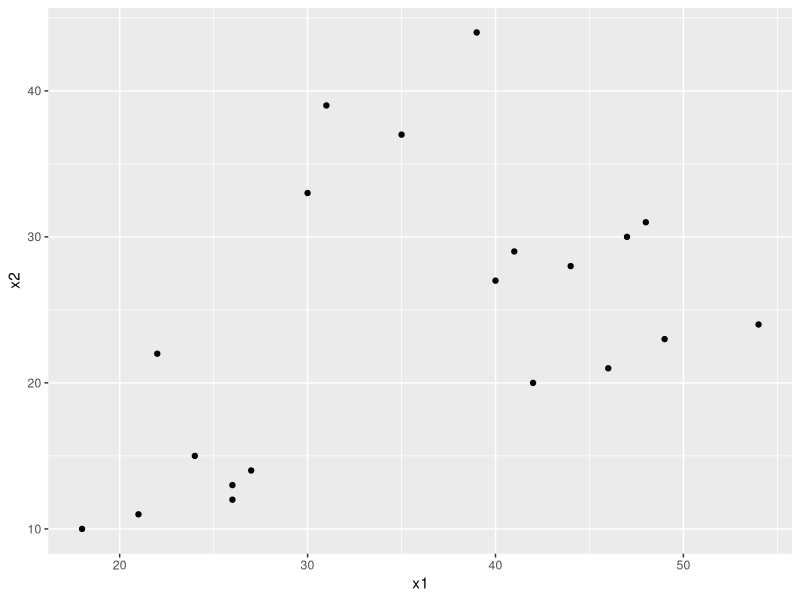
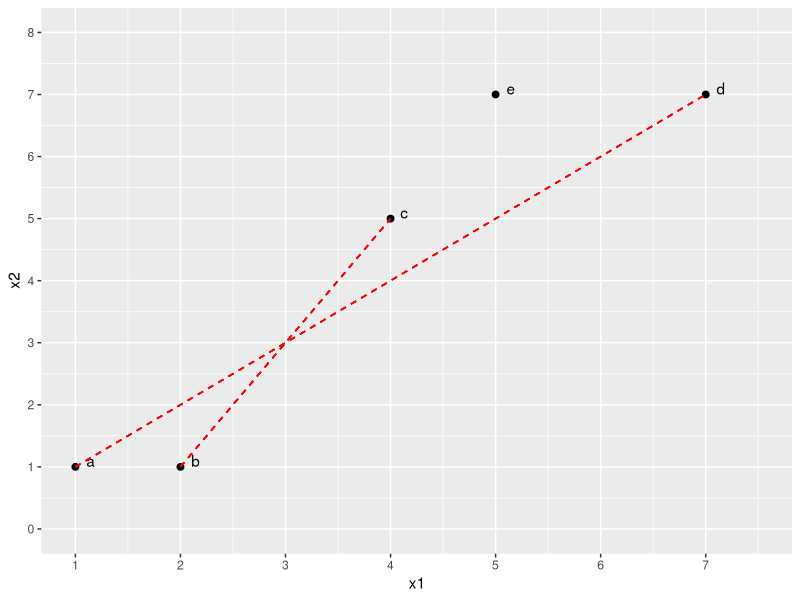

These figures' R source, in order:
## ---- chunk 1
showsolA<-TRUE
showsolB<-TRUE
library(knitr)
opts_chunk$set(tidy.opts=list(width.cutoff=68),tidy=TRUE)
knitr::opts_chunk$set(echo = TRUE,tidy=TRUE,message=FALSE,warning=FALSE,strip.white=TRUE,prompt=FALSE,
                      cache=TRUE, size="scriptsize")
whichformat="latex"
## ---- chunk 2
library(ggplot2)
df <- data.frame(x1 = c(18, 21, 22, 24, 26, 26, 27, 30, 31, 35, 39, 40, 41, 42, 44, 46, 47, 48, 49, 54),
    x2 = c(10, 11, 22, 15, 12, 13, 14, 33, 39, 37, 44, 27, 29, 20, 28, 21, 30, 31, 23, 24)
)
ggplot(df, aes(x = x1, y = x2)) +
    geom_point()
## ---- chunk 3
df2 <- data.frame(name=c("a","b","c","d","e"), 
                 a = c(0,1,5.0,8.5,7.2), 
                 b= c(1,0,4.5,7.8,6.7),
                 c = c(5.0,4.5, 0,3.6,2.2),
                 d = c(8.5,7.8,3.6,0,2.0),
                 e = c(7.2,6.7,2.2,2.0,0))
                  
kable(df2,digits=1,align="c")
## ---- chunk 4
library(ggplot2)
df <- data.frame(x1 = c(1,2,4,7,5),
    x2 = c(1,1,5,7,7),name=c("a","b","c","d","e")
)
ggplot(df, aes(x = x1, y = x2,label=name)) +
    geom_point(size=2) +
    geom_text(aes(label=name),hjust=-1.2, vjust=0) +
  scale_x_continuous(limits = c(1,7.5),breaks=1:7) +
  scale_y_continuous(limits = c(0,8),breaks=0:8) +
  geom_segment(aes(x = 2, y = 1, xend = 4, yend = 5),col="red",linetype="dashed")+
  geom_segment(aes(x = 1, y = 1, xend = 7, yend = 7),col="red",linetype="dashed")
